Frame 1 (no input): blank canvas, image omitted
Frame 60 (no input): blank canvas, image omitted
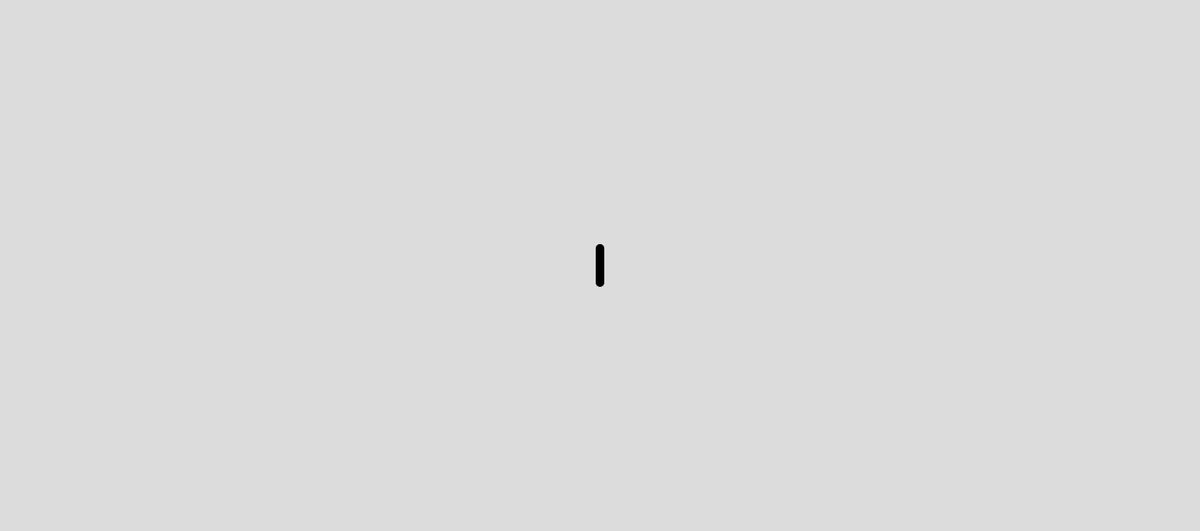
Frame 120 (the mouse pressed at the canvas centre since frame 60)

The p5.js sketch whose frames 1 and 60 were blank and that drew this single picture after the mouse press (run headless with seeded random() and noise() and a simulated clock; from frame 60 on, the mouse is pressed at the canvas centre):

// p5.js sketch
// ── sketch.js
//create an empty array called balls
let balls = [];

function setup() {
  	createCanvas(1400, 620);
}

function draw(){
	background(220);
  	paddle();

//	draw all the balls in that array
	for (let i = 0; i < balls.length; i++) {
	 	balls[i].drawBall();
       	    	balls[i].moveBall();
        	balls[i].bounceBall();
        balls[i].bounceBack();
      balls[i].bounceUp();
    balls[i].bounceDown();
	  }
}

function keyPressed(){ //every time you push a key, make a new ball from the ball class and add it to the balls array
    let  b = new Ball(20, 100, 3);
    balls.push(b);
    console.log(balls); //print the balls array to the console
}

// make the paddle and attach it to the mouse
function paddle(){
  stroke("black");
  strokeWeight(10);
  line(mouseX,mouseY-20,mouseX,mouseY+20);
  stroke("black");
  strokeWeight(10);
  line (0, 0, 400);
}

//ball class from which to create new balls with similar properties.
class Ball {

	//every ball needs an x value, a y value, and a speed
	constructor(x,y, speed){
		this.x = x;
    		this.y = y;
        	this.speed = speed;
	}

	// draw a ball on the screen at x,y
	drawBall(){
    		stroke(0);
        	strokeWeight(1);
    		fill("red");
		ellipse(this.x,this.y,10,10);
	}

	//update the location of the ball, so it moves across the screen
	moveBall(){
		this.x = this.x+ this.speed;
		this.y = this.y+1;
	}

	//if the ball hits the paddle, change the speed value to negative (send it in the opposite direction)
  	bounceBall(){
    		if (this.x >= mouseX-5 && this.x <= mouseX+5 && this.y > mouseY-20 && this.y < mouseY+20){
      			this.speed = -this.speed;
    		}

  	}

    bounceBack(){
    		if (this.x >=0 && this.x<=10){
      			this.speed = -this.speed;
    		}

  	}
    bounceUp(){
        if (this.x >=590 && this.x<=600){
            this.y = -this.y;
        }
      }

        bounceDown(){
            if (this.y >=0 && this.y<=10){
                this.y = -this.y
            }

        }



}
